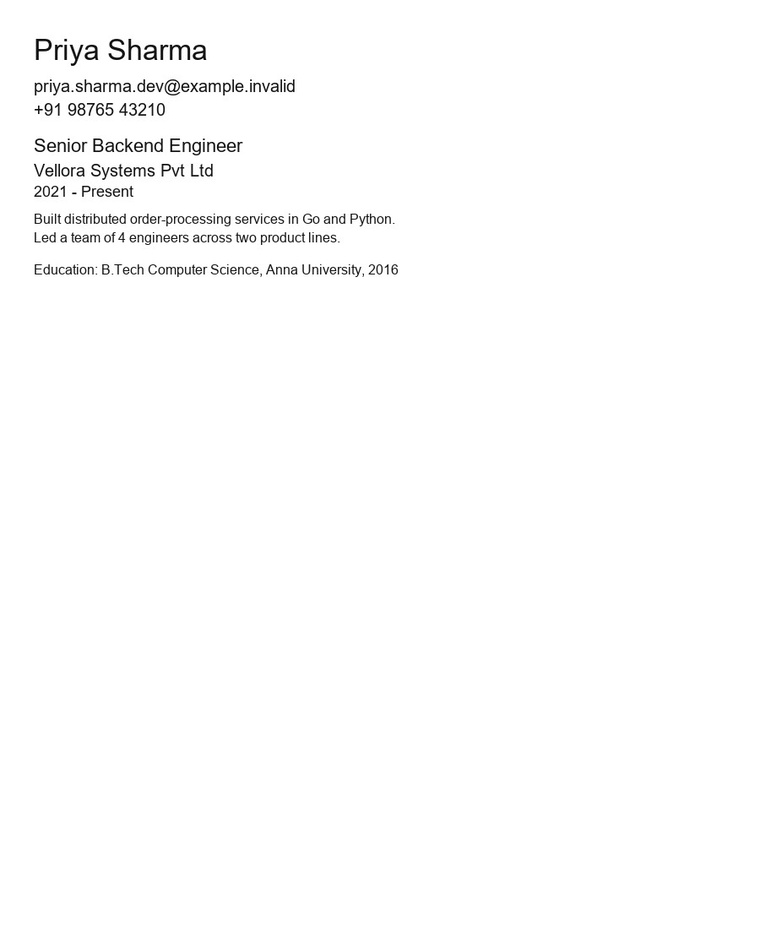
#> input picture document-processor/tests/fixtures/ocr_validation/02-jpg-resume.jpg, 760 x 929 px, shrunk from 900 x 1100 before the run
$ python -i geometry.py   (imports and definitions only)
#> lines starting #> are read from the running program, lines starting #| are printed output that depends on the picture; after the words box and inside, x2 and y2 are one past the last pixel; in counts of white or black regions, pixels touching at a corner belong together
#> further down, picture is the input picture: shape (929, 760); min 0, max 255, mean 252.4
"""Real OpenCV geometric correction: page-boundary detection, perspective
correction, and deskew. Every function here either returns a genuine
result plus a confidence signal, or returns None/0.0 honestly when it
can't find a reliable answer -- none of these guess silently.
"""
from __future__ import annotations

import cv2
import numpy as np


def detect_page_boundary(gray: np.ndarray, min_area_fraction: float = 0.25) -> np.ndarray | None:
    """Looks for the largest roughly-quadrilateral contour in the image
    -- the page edge against a background, for a photographed document.
    Returns the 4 corner points (float32, shape (4, 2)) if found and
    plausible (at least `min_area_fraction` of the frame), else None.
    None is a real, expected outcome (e.g. the page fills the entire
    frame with no visible background/border, or the shot is too close
    to see an edge) -- callers must treat it as "boundary not found",
    not retry with different parameters."""
#> called with min_area_fraction = 0.25
    blurred = cv2.GaussianBlur(gray, (5, 5), 0)
    edges = cv2.Canny(blurred, 50, 150)
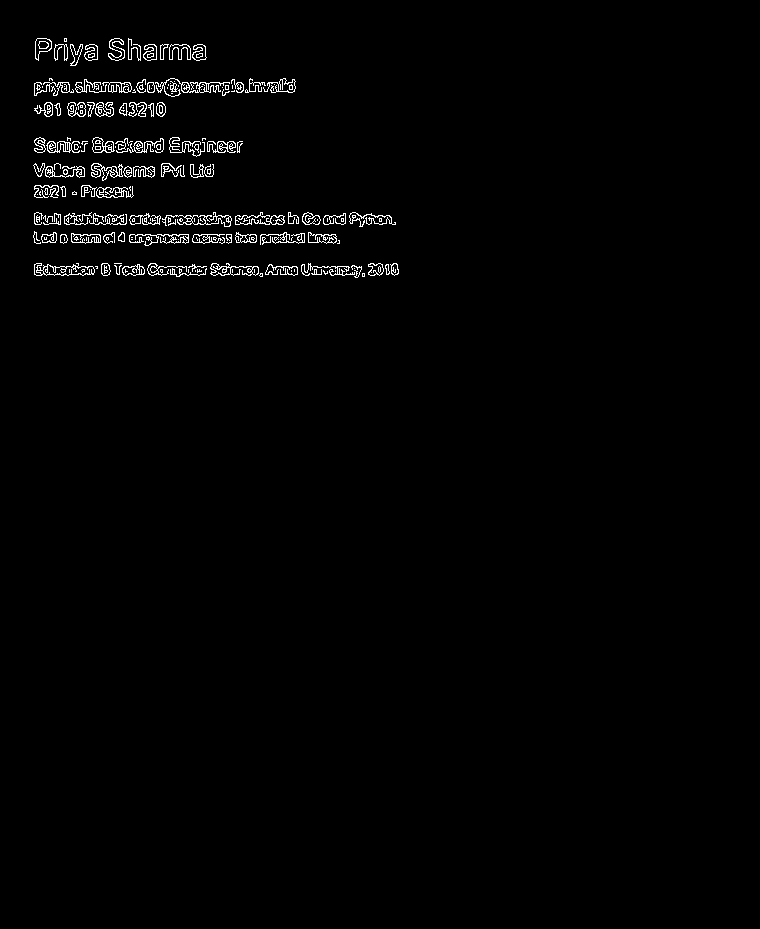
#> edges: shape (929, 760); 1.3% white in thin lines or dots, all inside (x1, y1, x2, y2) = (33, 38, 399, 278)
    edges = cv2.dilate(edges, np.ones((3, 3), np.uint8), iterations=1)
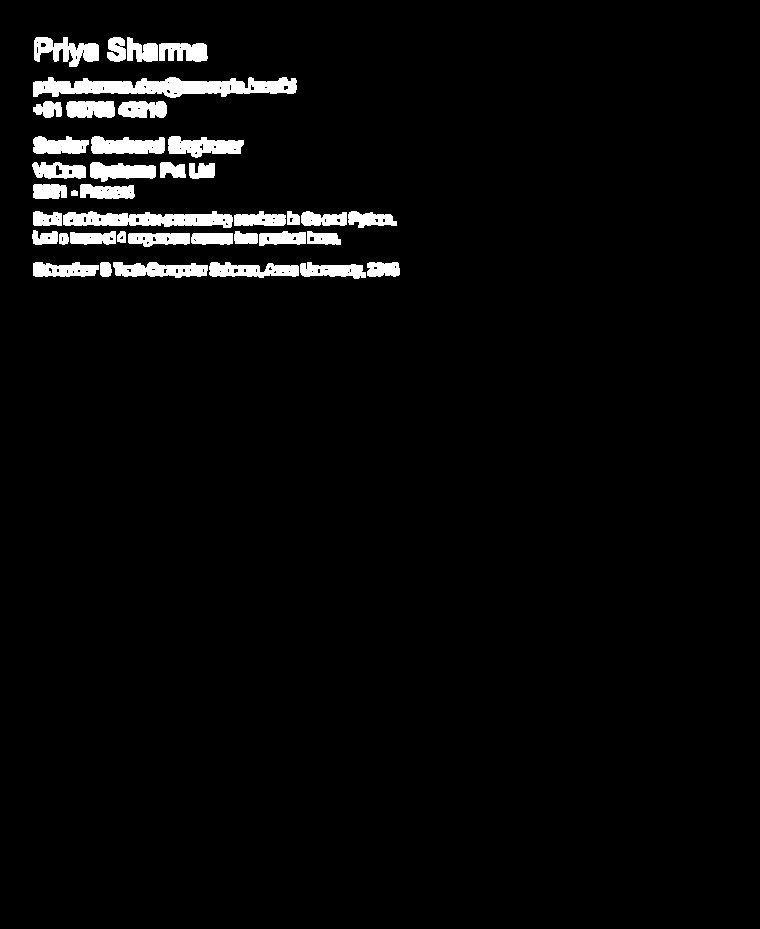
#> edges: shape (929, 760); 3.7% white; 39 white regions

    contours, _ = cv2.findContours(edges, cv2.RETR_LIST, cv2.CHAIN_APPROX_SIMPLE)
#> contours = 153 contours, 109 with area under 20; largest, box (x1, y1, x2, y2) and area: (33, 77, 297, 98) 3232, (63, 211, 233, 228) 1856, (113, 262, 208, 278) 1014, (168, 136, 244, 158) 1002, (34, 37, 99, 67) 996
    if not contours:
        return None

    frame_area = gray.shape[0] * gray.shape[1]
#> frame_area = 706040
    best_quad = None
    best_area = 0.0

    for contour in contours:
        area = cv2.contourArea(contour)
        if area < frame_area * min_area_fraction or area <= best_area:
            continue
        perimeter = cv2.arcLength(contour, True)
        approx = cv2.approxPolyDP(contour, 0.02 * perimeter, True)
        if len(approx) == 4 and cv2.isContourConvex(approx):
            best_quad = approx.reshape(4, 2).astype(np.float32)
            best_area = area
#> this loop made 153 passes
#> area on passes 16, 30, 31: 20.5, 394.5, 682.5

    return best_quad


# [69 lines left out: functions _order_corners, correct_perspective, detect_skew_angle, deskew, not called in this run]

>>> import cv2
>>> picture = cv2.imread('../../tests/fixtures/ocr_validation/02-jpg-resume.jpg', cv2.IMREAD_GRAYSCALE)
>>> result = detect_page_boundary(picture)

$ run again, on document-processor/tests/fixtures/ocr_validation/03-mobile-photo-perspective.jpg
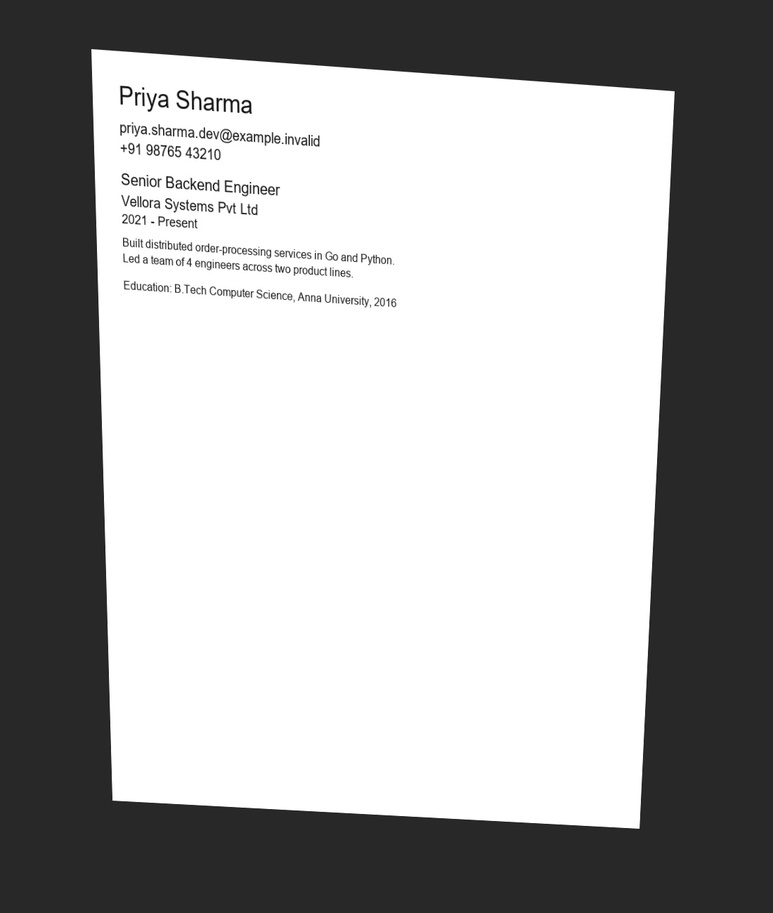
#> input picture document-processor/tests/fixtures/ocr_validation/03-mobile-photo-perspective.jpg, 773 x 913 px, shrunk from 1100 x 1300 before the run
#> picture is the input picture: shape (913, 773); min 0, max 255, mean 164.3
#> in detect_page_boundary, `edges = cv2.Canny(blurred, 50, 150)`:
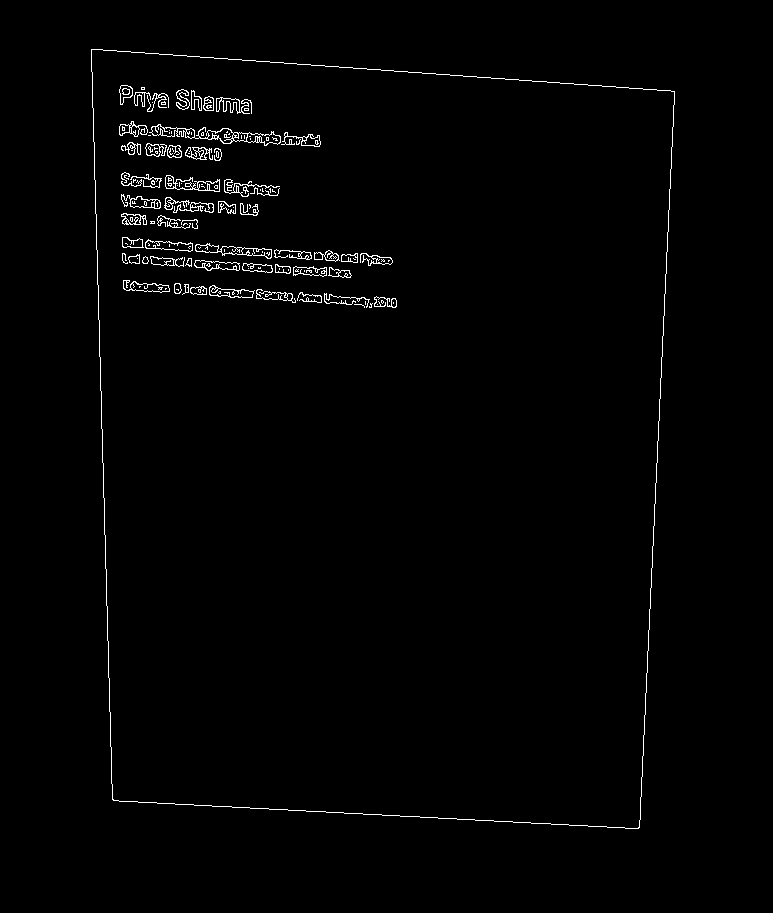
#> edges: shape (913, 773); 1.3% white in thin lines or dots, all inside (x1, y1, x2, y2) = (91, 49, 675, 829)
#> in detect_page_boundary, `edges = cv2.dilate(edges, np.ones((3, 3), np.uint8), iterations=1)`:
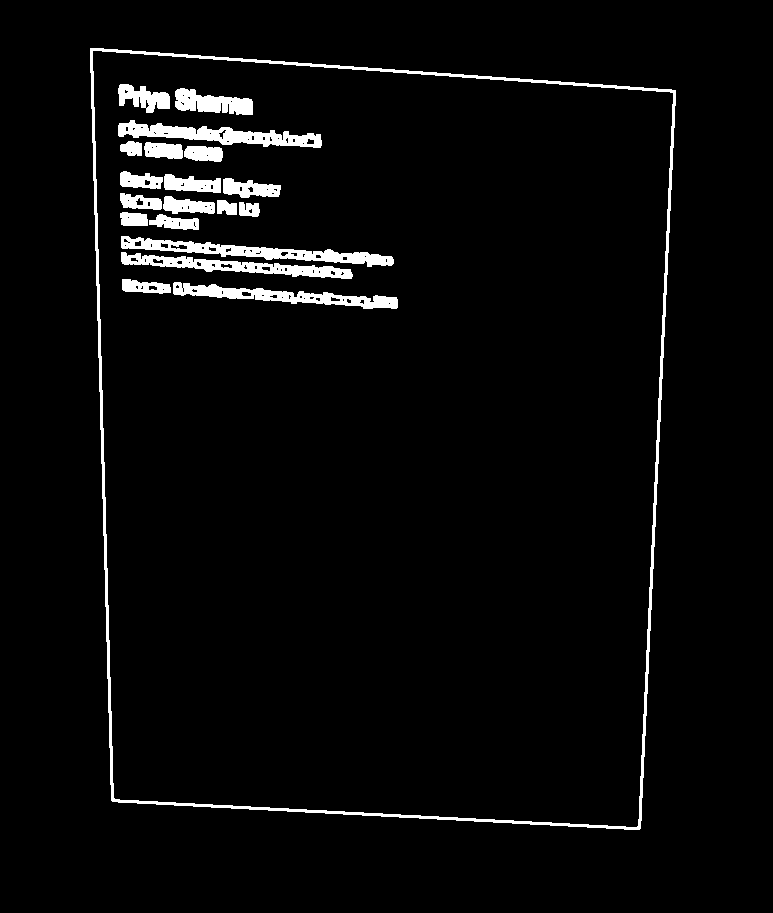
#> edges: shape (913, 773); 3.7% white; 20 white regions
#> contours = 142 contours, 100 with area under 20; largest, box (x1, y1, x2, y2) and area: (90, 48, 676, 830) 416314, (92, 50, 674, 828) 410862, (121, 236, 394, 267) 2578, (118, 120, 322, 148) 2333, (173, 282, 398, 309) 2151
#> the loop in detect_page_boundary, `for contour in contours:` made 142 passes
#> (area, perimeter, best_quad, best_area) on passes 141 to 142: (410862, 2638.7, [[93, 50], [673, 93], [636, 827], [113, 797]], 410862), (416314, 2657, [[90, 48], [111, 800], [639, 829], [675, 90]], 416314)
#> result = [[90, 48], [111, 800], [639, 829], [675, 90]]

$ run again, on document-processor/tests/fixtures/ocr_validation/04-rotated-90.jpg
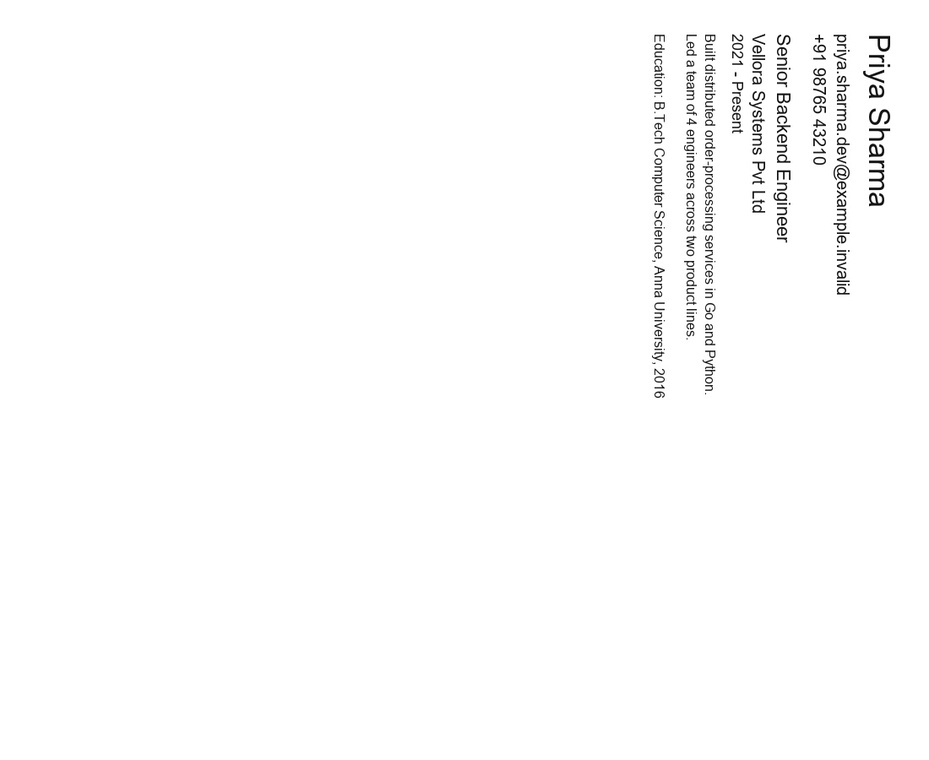
#> input picture document-processor/tests/fixtures/ocr_validation/04-rotated-90.jpg, 929 x 760 px, shrunk from 1100 x 900 before the run
#> picture is the input picture: shape (760, 929); min 0, max 255, mean 252.5
#> in detect_page_boundary, `edges = cv2.Canny(blurred, 50, 150)`:
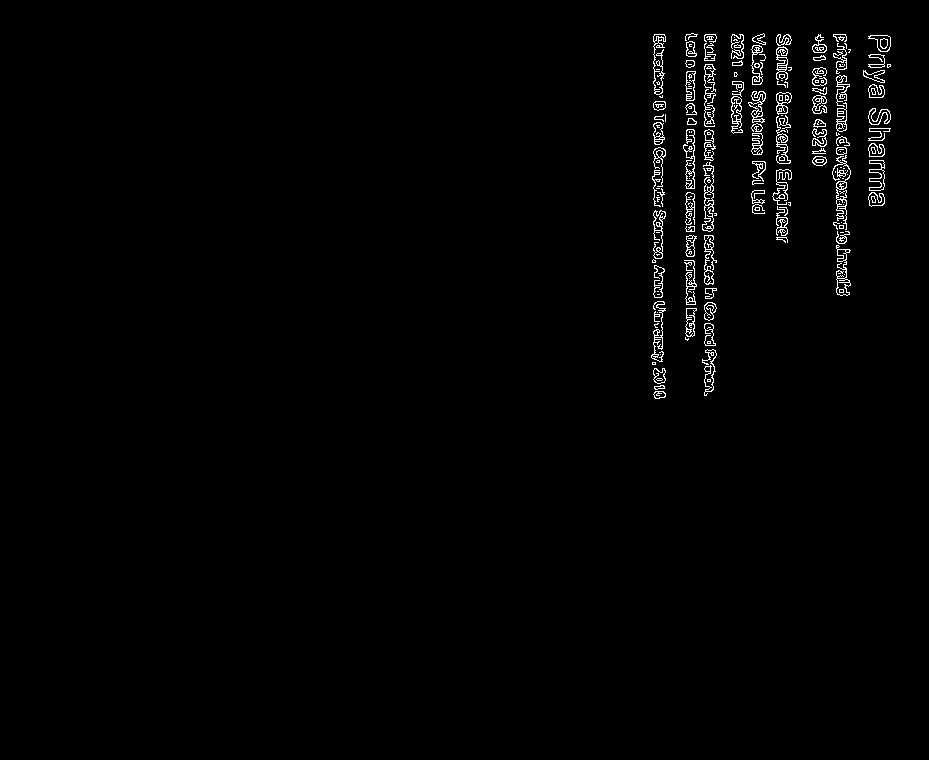
#> edges: shape (760, 929); 1.3% white in thin lines or dots, all inside (x1, y1, x2, y2) = (651, 33, 891, 399)
#> in detect_page_boundary, `edges = cv2.dilate(edges, np.ones((3, 3), np.uint8), iterations=1)`:
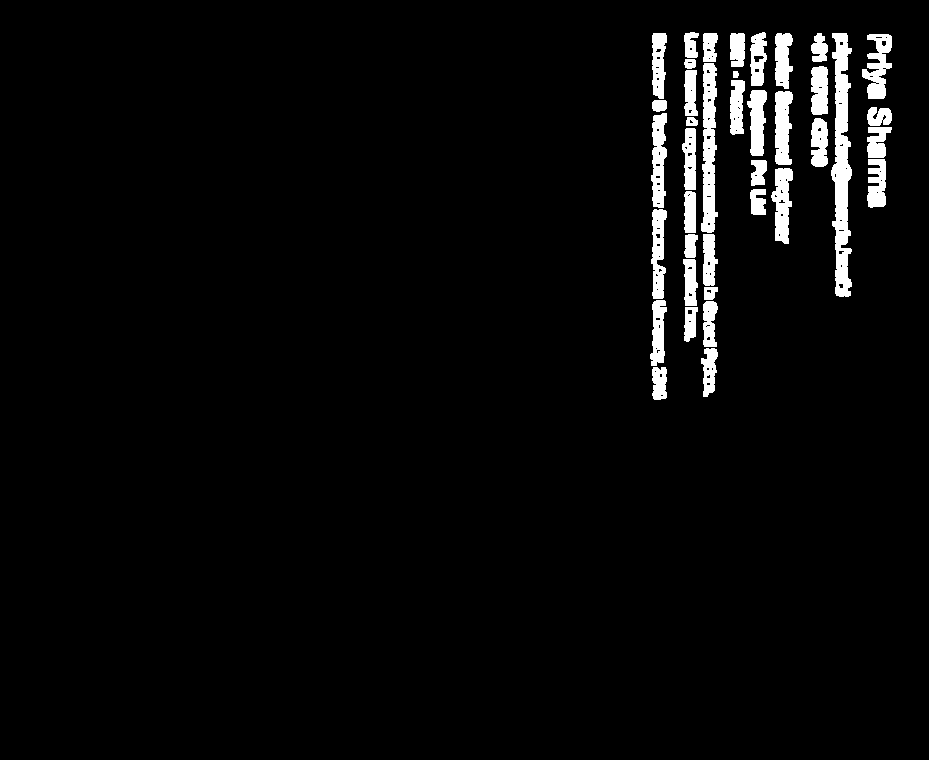
#> edges: shape (760, 929); 3.7% white; 39 white regions
#> contours = 156 contours, 112 with area under 20; largest, box (x1, y1, x2, y2) and area: (831, 33, 852, 297) 3238, (701, 63, 718, 233) 1855, (651, 113, 667, 208) 1018, (862, 34, 892, 99) 1008, (771, 168, 793, 244) 1003
#> the loop in detect_page_boundary, `for contour in contours:` made 156 passes
#> area on passes 8, 10, 19: 392.5, 497.5, 23

$ run again, on document-processor/tests/fixtures/ocr_validation/05-rotated-180.jpg
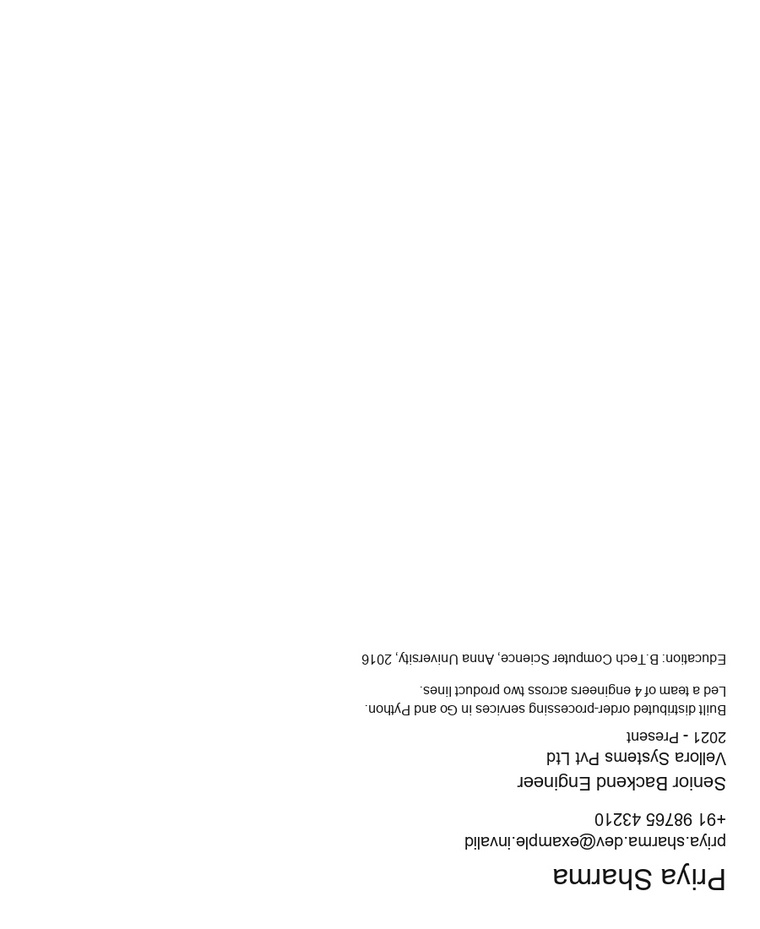
#> input picture document-processor/tests/fixtures/ocr_validation/05-rotated-180.jpg, 760 x 929 px, shrunk from 900 x 1100 before the run
#> picture is the input picture: shape (929, 760); min 0, max 255, mean 252.5
#> in detect_page_boundary, `edges = cv2.Canny(blurred, 50, 150)`:
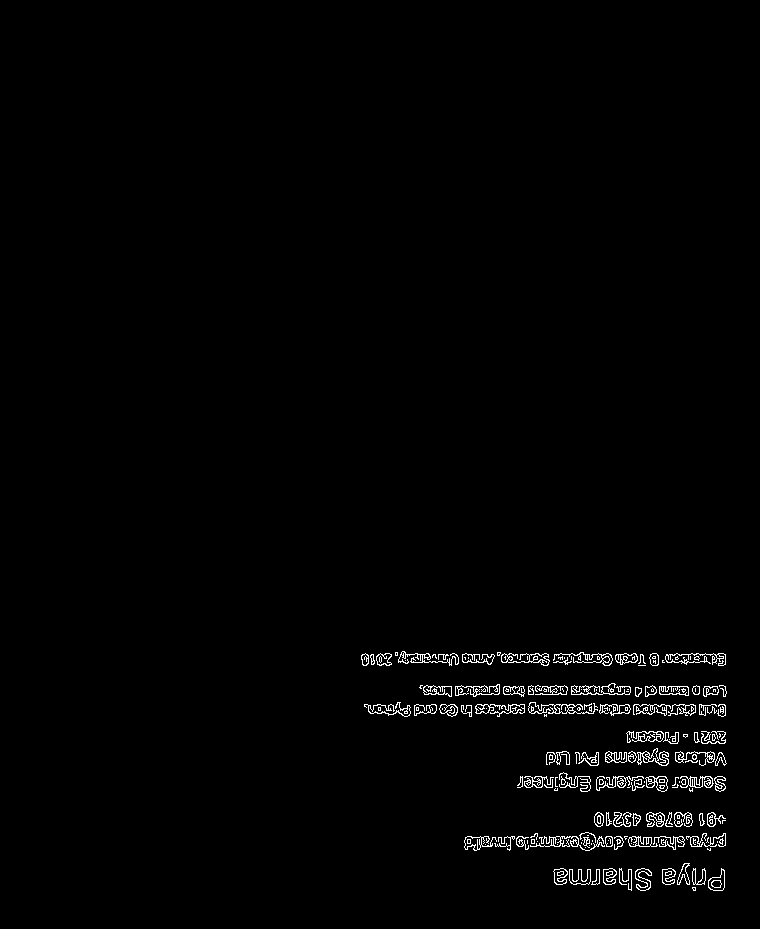
#> edges: shape (929, 760); 1.3% white in thin lines or dots, all inside (x1, y1, x2, y2) = (361, 651, 727, 891)
#> in detect_page_boundary, `edges = cv2.dilate(edges, np.ones((3, 3), np.uint8), iterations=1)`:
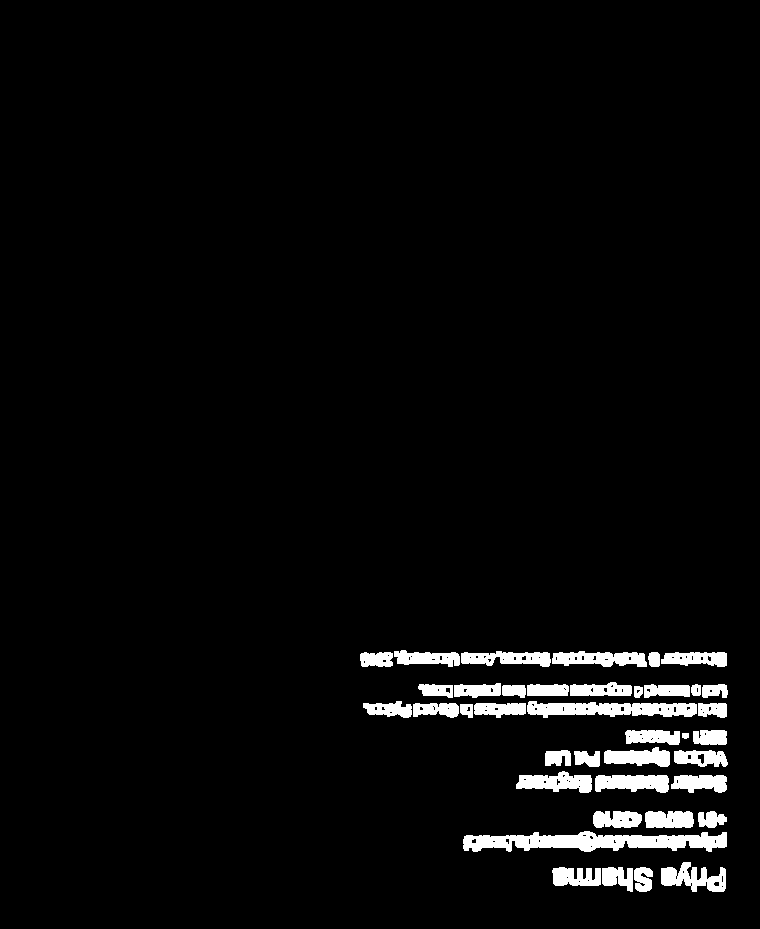
#> edges: shape (929, 760); 3.7% white; 39 white regions
#> contours = 159 contours, 115 with area under 20; largest, box (x1, y1, x2, y2) and area: (463, 831, 727, 852) 3238, (527, 701, 697, 718) 1858, (552, 651, 647, 667) 1016, (661, 862, 726, 892) 1006, (516, 771, 592, 793) 1002
#> the loop in detect_page_boundary, `for contour in contours:` made 159 passes
#> area on passes 4, 11, 12: 25, 330, 472
